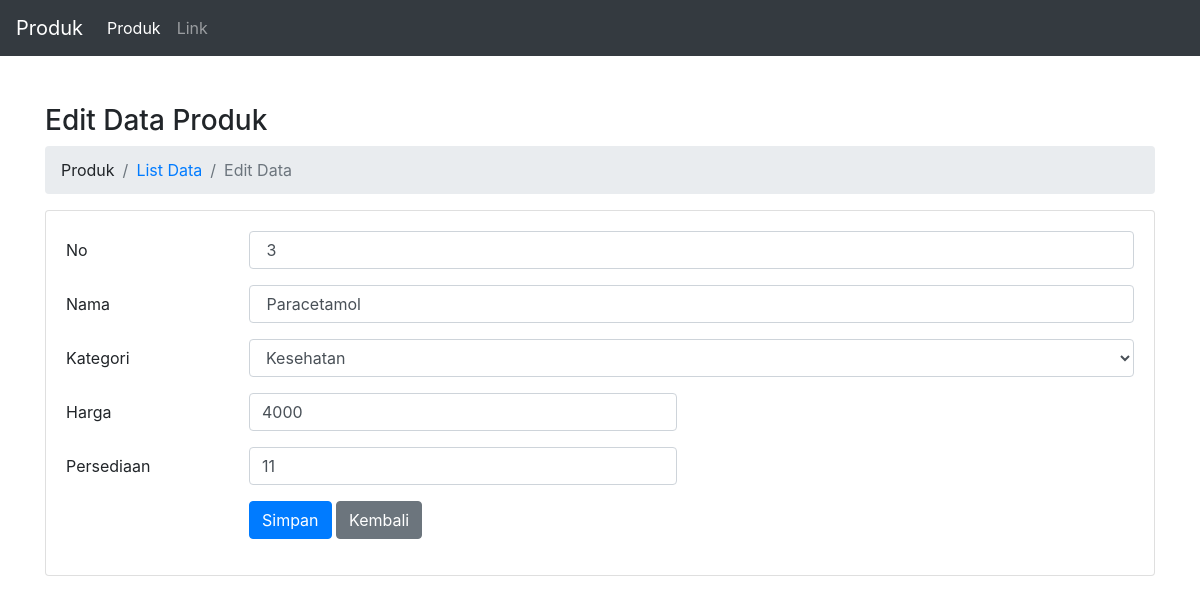
The app's page /produk/edit/3 with its own data.
### tables this page shows
CREATE TABLE `produk` (
  `no` int(11) NOT NULL,
  `nama` varchar(50) NOT NULL,
  `kategori` varchar(50) NOT NULL,
  `harga` int(50) NOT NULL,
  `persediaan` int(10) NOT NULL
);

### application/controllers/Produk.php (called while the page is built, shortened)
<?php
class Produk extends CI_Controller
{
    public function __construct()
    {
        $this->load->model("Produk_model");
    }
    public function edit($no = null)
    {
        $produk = $this->Produk_model;
        $data["title"] = "Edit Data Produk";
        $data["data_produk"] = $produk->getById($no);
        $this->load->view('templates/header', $data);
        $this->load->view('templates/menu');
        $this->load->view('produk/edit', $data);
        $this->load->view('templates/footer');
    }
}

### index.php (called while the page is built, shortened)
<?php
require_once BASEPATH.'core/CodeIgniter.php';

### application/models/Produk_model.php (called while the page is built, shortened)
<?php
class Produk_model extends CI_Model
{
    private $table = 'produk';
    public function getById($no)
    {
        return $this->db->get_where($this->table, ["no" => $no])->row();
    }
}

### application/views/produk/edit.php (the view, shortened to what this page needs)
<div class="container pt-5">
    <h3><?= $title ?></h3>
    <nav aria-label="breadcrumb">
        <ol class="breadcrumb ">
            <li class="breadcrumb-item"><a>Produk</a></li>
            <li class="breadcrumb-item "><a href="<?= base_url('produk'); ?>">List Data</a></li>
            <li class="breadcrumb-item active" aria-current="page">Edit Data</li>
        </ol>
    </nav>
    <div class="row">
        <div class="col-md-12">
            <div class="card">
                <div class="card-body">
                    <?php
                    $attributes = array('no' => 'FrmEditProduk', 'method' => "post", "autocomplete" => "off");
                    echo form_open('', $attributes);
                    ?>
                    <div class="form-group row">
                        <label for="no" class="col-sm-2 col-form-label">No</label>
                        <div class="col-sm-10">
                            <input type="text" class="form-control" id="no" name="no" value=" <?= $data_produk->no; ?>">
                        </div>
                    </div>
                    <div class="form-group row">
                        <label for="nama" class="col-sm-2 col-form-label">Nama</label>
                        <div class="col-sm-10">
                            <input type="text" class="form-control" id="nama" name="nama" value=" <?= $data_produk->nama; ?>">
                        </div>
                    </div>
                    <div class="form-group row">
                        <label for="kategori" class="col-sm-2 col-form-label">Kategori</label>
                        <div class="col-sm-10">
                            <select class="form-control" id="kategori" name="kategori">
                                <option value="Kesehatan" <?php if ($data_produk->kategori == "Kesehatan") : echo "selected";
                                                        endif; ?>>Kesehatan</option>
                            </select>
                        </div>
                    </div>
                    <div class="form-group row">
                        <label for="harga" class="col-sm-2 col-form-label">Harga</label>
                        <div class="col-sm-5">
                            <input type="text" class="form-control" id="harga" name="harga" value="<?= $data_produk->harga; ?>">
                        </div>
                    </div>
                    <div class="form-group row">
                        <label for="persediaan" class="col-sm-2 col-form-label">Persediaan</label>
                        <div class="col-sm-5">
                            <input type="text" class="form-control" id="persediaan" name="persediaan" value="<?= $data_produk->persediaan; ?>">
                        </div>
                    </div>
                    <div class="form-group row">
                        <div class="col-sm-10 offset-md-2">
                            <button type="submit" class="btn btn-primary">Simpan</button>
                            <a class="btn btn-secondary" href="javascript:history.back()">Kembali</a>
                        </div>
                    </div>
                    </form>
                </div>
            </div>
        </div>
    </div>
</div>

### records on screen
produk: no "3", nama "Paracetamol", kategori "Kesehatan", harga "4000", persediaan "11"

### other values on screen
$title "Edit Data Produk"
